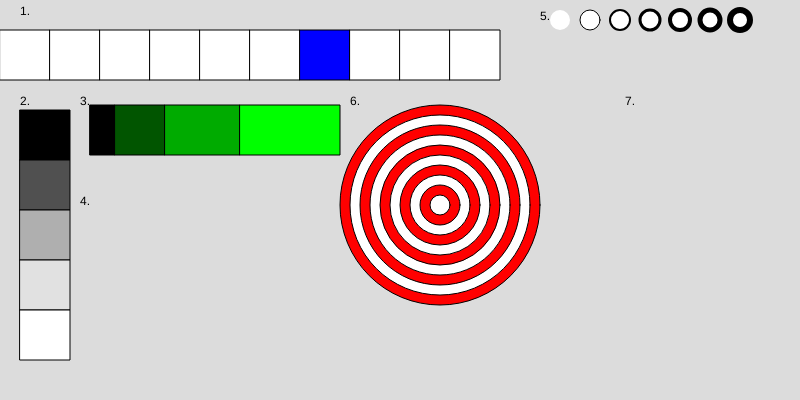
Frame 1 (no input)
Frame 60 (no input): identical to frame 1, image omitted
Frame 120 (the mouse pressed at the canvas centre since frame 60): identical to frame 1, image omitted

The p5.js sketch that drew this single still picture (run headless with seeded random() and noise() and a simulated clock; from frame 60 on, the mouse is pressed at the canvas centre):

// p5.js sketch
// ── sketch.js
function setup() {
  createCanvas(800, 400);
}
let variabel1Op3 = 0
let variabel2Op3 = 0

function draw() {
  background(220);
  
  strokeWeight(1)
//opdracht 1
  fill(255)
  for(let opdracht1 = 0; opdracht1 <= 9; opdracht1++){
    rect((50 * opdracht1),30,50,50)
  
  if (opdracht1 == 5){
    fill(0,0,255)
  }else{fill(255)}
}
//opdracht2
for( let opdracht2 =1; opdracht2 <= 5; opdracht2++){
  
  if(opdracht2 == 5){
    fill(255)
  }else if(opdracht2 == 4){
    fill(225)
  }else if(opdracht2 == 3){
    fill(175)
  }else if(opdracht2 == 2){
    fill(80)
  }else {
    fill(0)
  }
    rect(20,60+(50 * opdracht2),50,50)
}
//opdracht 3
x1 = 0
x2 = 0
for(let opdracht3 =0; opdracht3 <= 3; opdracht3++){
  if(opdracht3 == 2){
    x1=25
  }
if (opdracht3 == 3){
  x2=50
}
if (opdracht3 == 0){
  fill(0)
}else if(opdracht3 == 1){
  fill(1,85,0)
}else if(opdracht3 == 2){
  fill(0,171,0)
}else{
  fill(0,255,0)
}
  strokeWeight(1)
  rect(90-x1-x2+(25 * opdracht3 * opdracht3),105,25+(25 * opdracht3),50)
}
//opdracht4

//opdracht5
for(let opdracht5 = 0; opdracht5 <= 6; opdracht5++ ){
  fill(255)
  strokeWeight(1 * opdracht5);
    circle(560 +(30 * opdracht5),20,20);
  }

//opdracht6
strokeWeight(1)
for( let opdracht6 = 0; opdracht6 <= 9; opdracht6++){
  if (opdracht6 == 0){
    fill(255,0,0)
  } else if( opdracht6 == 2){
    fill(255,0,0)
  } else if( opdracht6 == 4){
    fill(255,0,0)}
  else if( opdracht6 == 6){
    fill(255,0,0)}
  else if( opdracht6 == 8){
    fill(255,0,0)}
    else {
    fill(255)
  }
  circle(440,205,200-(20 * opdracht6))
}


fill(0)
  text("1.",20,15)
  text("2.",20,105)
  text("3.",80,105)
  text("4.",80,205)
  text("5.",540,20)
  text("6.",350,105)
  text("7.",625,105)
}
